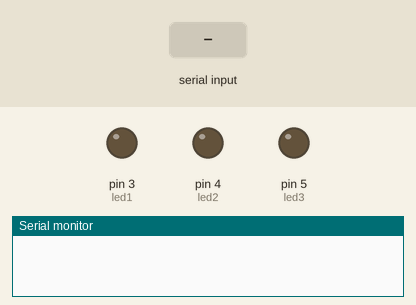
A sketch run on a simulated Arduino Uno, built with avr-gcc and run on an emulated ATmega328P. On the bench: output pins drawn as LEDs (lit = HIGH), the last lines printed to the serial monitor. Inputs (shaded band) come from the test bench.

Above: at 1.2 s.
1.3 s: "1" received over Serial
At 2.1 s:
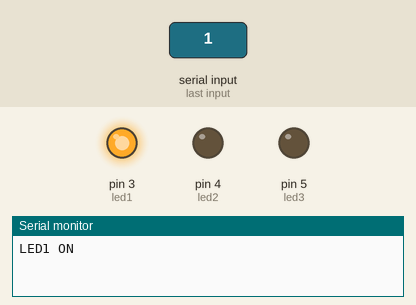
2.8 s: "2" received over Serial
At 5.5 s:
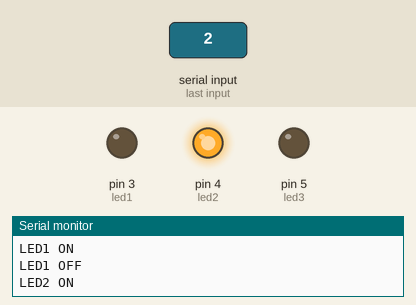
5.8 s: "3" received over Serial
At 7.9 s:
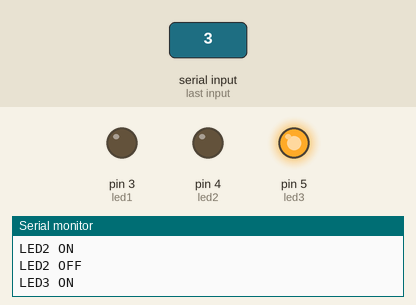
Timing chart, 0 to 11.8 s (numbered marks = the images above; inputs shaded):
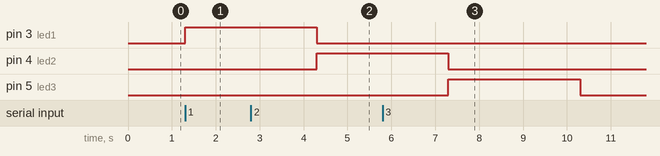

Measured:
- after the input at 1.3 s, pin 3 (led1): LOW → HIGH at once
- after the input at 2.8 s, pin 4 (led2): LOW → HIGH after 1.5 s
- after the input at 5.8 s, pin 5 (led3): LOW → HIGH after 1.5 s, → LOW 3.0 s later

The sketch:

challenge_C30-1.ino
```cpp
int led1=3;
int led2=4;
int led3=5;

void setup() {
  pinMode(led1,OUTPUT);
  pinMode(led2,OUTPUT);
  pinMode(led3,OUTPUT);
  digitalWrite(led1,LOW);
  digitalWrite(led2,LOW);
  digitalWrite(led3,LOW);
  Serial.begin(9600);

}

void loop() {
  char data;
  if(Serial.available()){
  data=Serial.read();

  if(data=='1'){
    digitalWrite(led1,HIGH);
    Serial.println("LED1 ON");
    delay(3000);
    digitalWrite(led1,LOW);
    Serial.println("LED1 OFF");
  }

  if(data=='2'){
    digitalWrite(led2,HIGH);
    Serial.println("LED2 ON");
    delay(3000);
    digitalWrite(led2,LOW);
    Serial.println("LED2 OFF");
  }

  if(data=='3'){
    digitalWrite(led3,HIGH);
    Serial.println("LED3 ON");
    delay(3000);
    digitalWrite(led3,LOW);
    Serial.println("LED3 OFF");
  }
}
}
```
